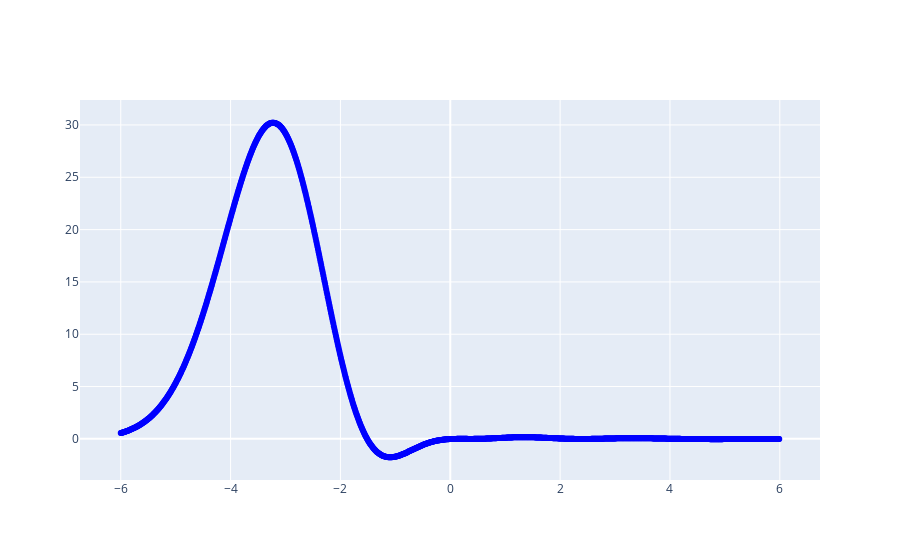

This figure's notebook cell:
### Code cell
from scipy.misc import derivative as ddx

u = 0.5
w = popt[2]
re = popt[1]

#d, r0, a

#Returns a lambda function of the nth hermite polynomial
def hermite(n, k):
    
    c = pow(-1, k) * math.factorial(n) / ( math.factorial(k) * math.factorial(n - 2*k) )
        
    if(k == 0):
        return lambda r : c * pow(2*math.sqrt(u*w)*(r-re), n-(2*k))
    else:
        return lambda r : c * pow(2*math.sqrt(u*w)*(r-re), n-(2*k)) + hermite(n, k-1)(r)

def buildHermite(n):
    
    return hermite(n, n // 2)

#returns the normalization constant for the Harmonic Oscillator Function
def C(n):
    return math.sqrt( math.sqrt(u*w) /  (pow(2, n) * math.factorial(n) * np.sqrt(math.pi)) ) 

#Creates a new Harmonic Oscillator function
#and returns it as a lambda function
def newHO(n):
    return lambda r : C(n) * buildHermite(n)(r) * np.exp(-u * w * pow(r-re,2) / 2)

basisSize = 10
basisSet = []
S = np.zeros([basisSize, basisSize])
V = np.zeros([basisSize, basisSize])
T = np.zeros([basisSize, basisSize])

#Build the basis Fucntions
for i in range(basisSize):
    basisSet.append( newHO(i) )
    
#Verify orthonormality of the basis set
for i in range(basisSize):
    for j in range(basisSize):
        
        integrand = lambda r : basisSet[i](r) * basisSet[j](r)
        
        S[i,j] += integrate.quad(integrand, -np.inf, np.inf, limit=10000, epsabs=pow(10, -50), epsrel=pow(10, -30))[0]
        
        if( (i == j and abs(S[i, j] - 1) >= .1 or not 1==j and abs(S[i,j]) >= pow(10, -14) )):
            print("Overlap Error: i=" + str(i) + ", j=" + str(j))
            print(S[i,j])
            
        integrand = lambda r : basisSet[i](r) * morsePotential(r, popt[0], popt[1], popt[2]) * basisSet[j](r)
        
        V[i, j] += integrate.quad( integrand, -200, 200, limit=10000, epsabs=pow(10, -50), epsrel=pow(10, -30))[0]
        
        if(i == j):
            T[i,j] += 2*i + 1
        elif (i == j + 2):
            T[i,j] += -math.sqrt( i*(i-1) )
        elif (i == j - 2):
            T[i,j] += -math.sqrt((i+1) * (i+2))
        else:
            T[i,j] = 0
T *= w / 4        
print()
print("Overlap Matrix: ")
print()
print(S)
print()
print("*" * 40)
print()

print("V")
print()
print(V)
print()
print("*"*40)
print()

print("T")
print()
print(T)
print()
print("*" * 40)
print()

H = T + V
print(H)
print()
EHO = np.linalg.eigh(H)[0]
print(EHO)

print(len(basisSet))
######################################################################################

y3 = lambda x : basisSet[4](x) * morsePotential(x, popt[0], popt[1], popt[2] ) *  basisSet[2](x)
dx = 0.01
RI = int(6 / dx)
print(RI)
figure = { 
    "data": [
        
        #create the Hartree-Fock generated Potential Energy Surface
        {
            "type":"scatter",
            "x":[x * dx for x in range(-RI, RI)],
            "y":[y3(x * dx) for x in range(-RI, RI)],
            "connectgaps":False,
            "mode":"markers", 
            "name":"Hartree-Fock Computed",
            "marker":{"color":"blue"}
        }
    ]
}

iplot(figure)

### Figure 1 — Plotly figure (JSON) as saved in the notebook; plotly's stock layout.template omitted (floating-point values rounded to 4 significant figures; data arrays with more than 128 entries replaced by an {"elided": "..."} marker saying what was removed)
{"data": [{"connectgaps": false, "marker": {"color": "blue"}, "mode": "markers", "name": "Hartree-Fock Computed", "type": "scatter", "x": {"elided": "1200 float values"}, "y": {"elided": "1200 float values"}}], "layout": {}}
